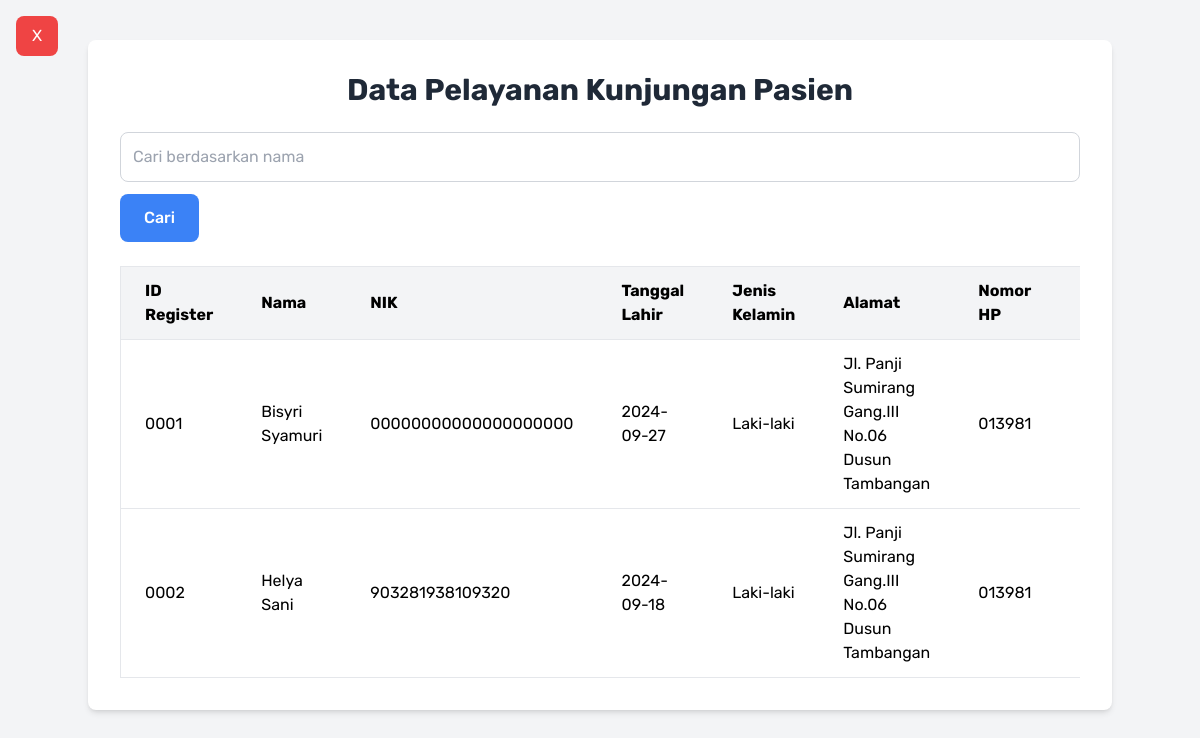
The page /pelayanan.php on the database its author committed.
### tables this page shows
CREATE TABLE `pasien` (
  `id` int(11) NOT NULL,
  `id_register` varchar(10) NOT NULL,
  `nama` varchar(255) NOT NULL,
  `nik` varchar(20) NOT NULL,
  `tgl_lahir` date NOT NULL,
  `jk` enum('L','P') NOT NULL,
  `alamat` text NOT NULL,
  `no_hp` varchar(15) NOT NULL,
  `poli` varchar(50) NOT NULL
);

### pelayanan.php (the view, shortened to what this page needs)
<?php
include 'config.php';
$search = isset($_GET['search']) ? $_GET['search'] : '';
if ($search) {
    $query = $pdo->prepare("SELECT * FROM pasien WHERE nama LIKE :search");
    $query->execute(['search' => "%$search%"]);
} else {
    $query = $pdo->prepare("SELECT * FROM pasien");
    $query->execute();
}
$patients = $query->fetchAll(PDO::FETCH_ASSOC);
?>
<!DOCTYPE html>
<html lang="en">
<head>
    <script src="https://cdn.tailwindcss.com"></script>
</head>
<body class="bg-gray-100">
    <div class="container mx-auto mt-10 p-8 bg-white rounded-lg shadow-md">
    <a href="main.php" class="absolute top-4 left-4 bg-red-500 text-white px-4 py-2 rounded-lg hover:bg-red-700 transition duration-300">X</a>
        <h1 class="text-3xl font-bold text-gray-800 mb-6 text-center">Data Pelayanan Kunjungan Pasien</h1>
        <form method="GET" class="mb-6" onsubmit="resetSearch()">
            <input type="text" id="search" name="search" value="<?= htmlspecialchars($search) ?>" placeholder="Cari berdasarkan nama" class="w-full p-3 border border-gray-300 rounded-lg focus:outline-none focus:ring-2 focus:ring-blue-400">
            <button type="submit" class="mt-3 bg-blue-500 text-white px-6 py-3 rounded-lg font-medium hover:bg-blue-700 transition duration-300">
                Cari
            </button>
        </form>
        <div class="overflow-x-auto">
            <table class="min-w-full bg-white border border-gray-200">
                <thead>
                    <tr class="bg-gray-100 border-b">
                        <th class="py-3 px-6 text-left">ID Register</th>
                        <th class="py-3 px-6 text-left">Nama</th>
                        <th class="py-3 px-6 text-left">NIK</th>
                        <th class="py-3 px-6 text-left">Tanggal Lahir</th>
                        <th class="py-3 px-6 text-left">Jenis Kelamin</th>
                        <th class="py-3 px-6 text-left">Alamat</th>
                        <th class="py-3 px-6 text-left">Nomor HP</th>
                        <th class="py-3 px-6 text-left">Poli</th>
                    </tr>
                </thead>
                <tbody>
                    <?php if (count($patients) > 0): ?>
                        <?php foreach ($patients as $row): ?>
                        <tr class="border-b">
                            <td class="py-3 px-6"><?= htmlspecialchars($row['id_register']); ?></td>
                            <td class="py-3 px-6"><?= htmlspecialchars($row['nama']); ?></td>
                            <td class="py-3 px-6"><?= htmlspecialchars($row['nik']); ?></td>
                            <td class="py-3 px-6"><?= htmlspecialchars($row['tgl_lahir']); ?></td>
                            <td class="py-3 px-6"><?= $row['jk'] == 'L' ? 'Laki-laki' : 'Perempuan'; ?></td>
                            <td class="py-3 px-6"><?= htmlspecialchars($row['alamat']); ?></td>
                            <td class="py-3 px-6"><?= htmlspecialchars($row['no_hp']); ?></td>
                            <td class="py-3 px-6"><?= htmlspecialchars($row['poli']); ?></td>
                        </tr>
                        <?php endforeach; ?>
                    <?php else: ?>
                        <tr>
                            <td colspan="9" class="text-center text-gray-500 py-4">Tidak ada data pasien ditemukan.</td>
                        </tr>
                    <?php endif; ?>
                </tbody>
            </table>
        </div>
    </div>
</body>
</html>

### pelayanan.php (style rules this page uses)
body { font-family: 'Rubik', sans-serif; }

### rows shown on the page
pasien: id_register "0001", nama "Bisyri Syamuri", nik "00000000000000000000", tgl_lahir "2024-09-27", jk "Laki-laki", alamat "Jl. Panji Sumirang Gang.III No.06 Dusun Tambangan", no_hp "013981"
pasien: id_register "0002", nama "Helya Sani", nik "903281938109320", tgl_lahir "2024-09-18", jk "Laki-laki", alamat "Jl. Panji Sumirang Gang.III No.06 Dusun Tambangan", no_hp "013981"
